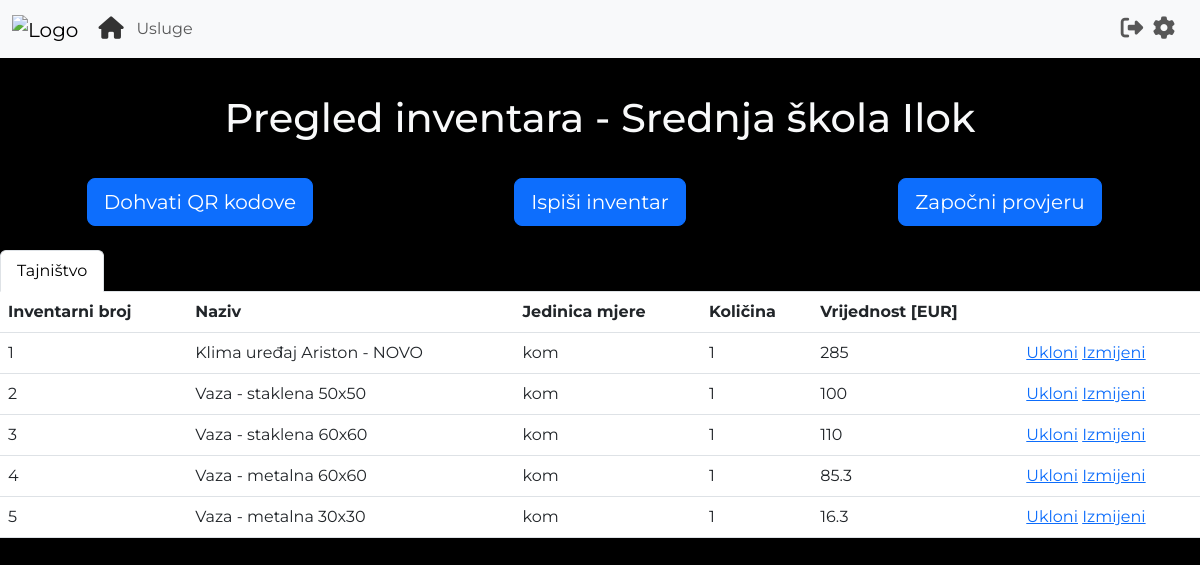
The app's page /view_inventory (signed in) with its own data.
### main.py (models this page shows)
class User(UserMixin, db.Model):
    id = db.Column(db.Integer, primary_key=True)
    username = db.Column(db.String(100), unique=True)
    password = db.Column(db.String(100))
    name = db.Column(db.String(100))
    surname = db.Column(db.String(100))
    organisation = db.Column(db.String(100))
    work_address = db.Column(db.String(100))
    home_address = db.Column(db.String(100))
    travel_distance = db.Column(db.Float)
    transportation_fee = db.Column(db.Float)

class Inventory(db.Model):
    id = db.Column(db.Integer, primary_key=True)
    inventory_number = db.Column(db.String(100))
    name = db.Column(db.String(100))
    unit = db.Column(db.String(100))
    amount = db.Column(db.String(100))
    value = db.Column(db.String(100))
    location = db.Column(db.String(100))
    organisation = db.Column(db.String(100))
    item_status = db.Column(db.Boolean)  # True if inventory check is active and item is checked

### main.py (the view)
@app.route("/view_inventory")
@login_required
def view_inventory():
    form = InventoryCheckForm()
    form_popup = InventoryForm()
    if InventoryCheckHistory.query.filter_by(organisation=current_user.organisation).first():
        status = InventoryCheckHistory.query.filter_by(organisation=current_user.organisation).first().inventory_check
    else:
        status = False
    inventory = Inventory.query.filter_by(organisation=current_user.organisation).all()
    locations = []
    inventory_by_location = []
    for item in inventory:
        if item.location not in locations:
            inventory_list = []
            locations.append(item.location)
            for i in Inventory.query.filter_by(organisation=current_user.organisation, location=item.location).all():
                inventory_list.append(i)
            inventory_by_location.append(inventory_list)
    return render_template('viewInventory.html',logo_path = logo_path, organisation=current_user.organisation, locations=locations,
                           data=inventory_by_location, status=status, form=form, form_popup=form_popup)

### main.py
class InventoryCheckForm(FlaskForm):
    start_check = SubmitField(label='Započni provjeru', id='start_check')
    end_check = SubmitField(label='Završi provjeru', id='finish_check')
    generate_qrs = SubmitField(label='Dohvati QR kodove', id='generate_qrs')
    print_inventory = SubmitField(label='Ispiši inventar', id='print_inventory')

class InventoryForm(FlaskForm):
    inventory_number = StringField('inventory_number')
    name = StringField('name')
    unit = StringField('unit')
    amount = StringField('amount')
    value = StringField('value')
    location = StringField('location')
    submit = SubmitField(label='Dodaj', id='submit')

### main.py (called while the page is built)
@login_manager.user_loader
def load_user(user_id):
    return User.query.get(int(user_id))

### templates/viewInventory.html (shortened to what this page needs)
{% extends "base.html" %}
{% block content %}
{% include 'header.html' %}
<h1 class="text-center text-light" style="margin-top: 3%; margin-bottom: 3%;">
    Pregled inventara - {{organisation}}
</h1>
<div class="text-center div-forms">
    <form class="custom-forms" action="{{url_for('generate_qr_codes')}}">
        {{form.generate_qrs(class='btn btn-lg btn-primary')}}
    </form>
    <form class="custom-forms" action="{{url_for('print_inventory')}}">
        {{form.print_inventory(class='btn btn-lg btn-primary')}}
    </form>
    <form class="custom-forms" onsubmit="return confirm('Jeste li sigurni da želite nastaviti?')"  action="{{url_for('inventory_check_status')}}">
        {% if status == False %}
            {{form.start_check(class='btn btn-lg btn-primary')}}
        {% else %}
            {{form.end_check(class='btn btn-lg btn-primary')}}
        {% endif %}
    </form>
</div>
<ul class="nav nav-tabs" id="myTab" role="tablist">
    {% for i in range (0, locations|length) %}
    {% if i != 0 %}
    <li class="nav-item" role="presentation">
        <button class="nav-link" id={{locations[i]|replace('','-')+'-tab'}} data-bs-toggle="tab" data-bs-target={{"#"+locations[i]|replace(' ','-')+'-pane'}} type="button"
        role="tab" aria-controls={{locations[i]|replace(' ','-')+'-tab-pane'}} aria-selected="true">
        {{locations[i]}}</button>
    </li>
    {% else %}
    <li class="nav-item" role="presentation">
        <button class="nav-link active" id={{locations[i]|replace('','-')+'-tab'}} data-bs-toggle="tab" data-bs-target={{"#"+locations[i]|replace(' ','-')+'-pane'}} type="button"
        role="tab" aria-controls={{locations[i]|replace(' ','-')+'-tab-pane'}} aria-selected="true">
        {{locations[i]}}</button>
    </li>
    {% endif %}
    {% endfor %}
</ul>
<div class="tab-content" id="myTabContent">
    {% for i in range(0, locations|length) %}
    {% if i != 0 %}
    <div aria-labelledby={{locations[i]|replace('','-')+"-tab"}} class="tab-pane fade text-light" id={{locations[i]|replace(' ','-')+"-pane"}} role="tabpanel"
    tabindex="0">
    {% else %}
    <div aria-labelledby={{locations[i]|replace('','-')+"-tab"}} class="tab-pane fade active show text-light" id={{locations[i]|replace(' ','-')+"-pane"}}
    role="tabpanel" tabindex="0">
    {% endif %}
    <table class="table text-light align-table">
        <thead>
        <tr>
            <th scope="col">Inventarni broj</th>
            <th scope="col" style="vertical-align:middle;">Naziv</th>
            <th scope="col">Jedinica mjere</th>
            <th scope="col" style="vertical-align:middle;">Količina</th>
            <th scope="col">Vrijednost [EUR]</th>
                {% if status == True %}
            <th scope="col"> Status</th>
            {% else %}
                <th scope="col"></th>
            {% endif %}
        </tr>
        </thead>
        <tbody>
        {% for item in data[i] %}
        <tr>
            <td> {{item.inventory_number}}</td>
            <td> {{item.name}}</td>
            <td> {{item.unit}}</td>
            <td> {{item.amount}}</td>
            <td> {{item.value}}</td>
            {% if status == True %}
                {% if item.item_status == True %}
                    <td>
                        <img class="image-status" src="{{url_for('static',filename='images/found.PNG')}}" alt="">
                    </td>
                {% else %}
                    <td>
                        <img class="image-status" src="{{url_for('static',filename='images/missing.PNG')}}" alt="">
                    </td>
                {% endif %}
            {% else %}
                <td>
                    <button type="submit" class="button-link" onclick="window.location.href='{{url_for('remove_inventory', id=item.inventory_number)}}'">Ukloni</button>
                    <button type="submit" class="button-link btn-form-popup">Izmijeni</button>
                </td>
            {% endif %}
        </tr>
        {% endfor %}
        </tbody>
    </table>
</div>
{% endfor %}
{% endblock %}

### templates/base.html (shortened to what this page needs)
<!DOCTYPE html>
<html lang="en">
<head>
    <link href="https://cdn.jsdelivr.net/npm/bootstrap@5.3.0-alpha1/dist/css/bootstrap.min.css"
 rel="stylesheet">
    <link href="{{url_for('static', filename='style.css')}}" rel="stylesheet">
</head>
<body>
{% block content %}
{% endblock %}
</body>
</html>

### templates/header.html (shortened to what this page needs)
<nav class="navbar navbar-expand-lg bg-body-tertiary">
    <div class="container-fluid">
        <a class="navbar-brand disabled"><img alt="Logo" class="img-fluid"
                                              src="{{logo_path}}"
                                              style="height: 50px;"></a>
        <div class="collapse navbar-collapse" id="navbarSupportedContent">
            <ul class="navbar-nav me-auto mb-2 mb-lg-0">
                <li class="nav-item">
                    <a aria-current="page" class="nav-link active" href="{{url_for('view_services')}}"
                       style="color: #333333; transform:scale(1.4);"><i class="fa-sharp fa-solid fa-house"></i></a>
                </li>
                <li class="nav-item">
                    <a class="nav-link" href="{{url_for('view_services')}}">Usluge</a>
                </li>
            </ul>
            <ul class="navbar-nav me-2 mb-2 mb-lg-0">
                <li class="nav-item">
                    <a class="nav-link" href="{{url_for('logout')}}"><i class="fa-solid fa-right-from-bracket"
                                                                        style="transform:scale(1.4);"></i></a>
                </li>
                <li class="nav-item">
                    <a class="nav-link" href="{{url_for('settings')}}"><i class="fa-sharp fa-solid fa-gear"
                                                                          style="transform:scale(1.4);"></i></a>
                </li>
            </ul>
        </div>
    </div>
</nav>

### static/style.css (style rules this page uses)
body { background-color: black; font-family: 'Montserrat', sans-serif; }
ul { list-style-type: none; list-style-position: inside; }
.div-forms { margin-bottom: 2%; display: flex; justify-content: space-around; }
.custom-forms { width: 100%; margin; 5px; }
.button-link { background: none!important; border: none; padding: 0!important; color: #0D6DFB; text-decoration: underline; cursor: pointer; padding-bottom: 5px; }
.align-table { vertical-align: middle; }

### records on screen
User: organisation "Srednja škola Ilok"
Inventory: location "Tajništvo", inventory_number "1", name "Klima uređaj Ariston - NOVO", unit "kom", amount "1", value "285"
Inventory: inventory_number "2", name "Vaza - staklena 50x50", unit "kom", amount "1", value "100"
Inventory: inventory_number "3", name "Vaza - staklena 60x60", unit "kom", amount "1", value "110"
Inventory: inventory_number "4", name "Vaza - metalna 60x60", unit "kom", amount "1", value "85.3"
Inventory: inventory_number "5", name "Vaza - metalna 30x30", unit "kom", amount "1", value "16.3"
